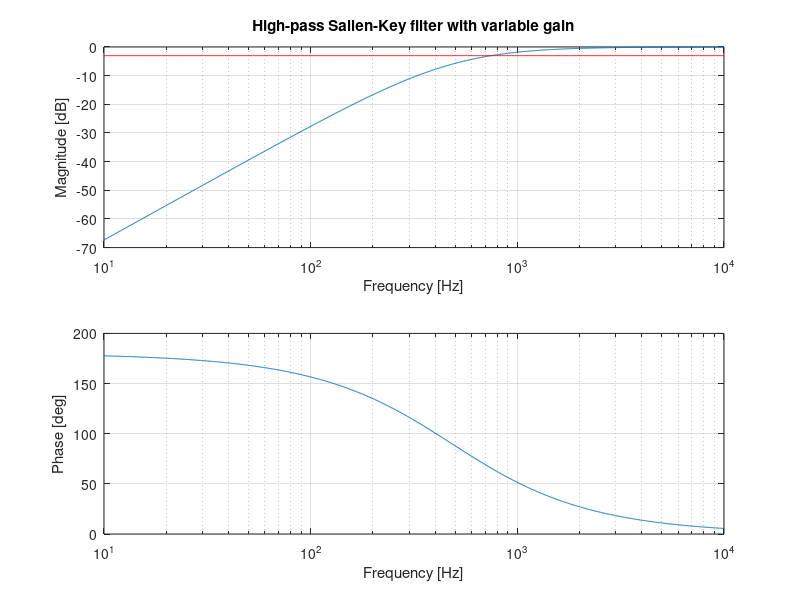

The MATLAB script that drew this image:
%% Sallen-Key Highpass filter with variable Q
close all; clear all; clc;

R1 = 3.3e+03;
R2 = 3.3e+03;
R3 = 1e+03;
R4 = 0;     % =0; eliminates the negative voltage divider feedback
C1 = 100e-09;
C2 = 100e-09;

%% Fixed Q; Voltage follower configuration
% A = [-1/R1/C1, (1/R2-1/R1)/C1;
%     -1/R1/C2, -1/R1/C2];
% %
% B = [1/R2/C1;
%     1/R1/C2];
% %
% C = [-1,-1];
% %
% D = 1;

%% Variable Q; Voltage divider on inverting input
A = [(-1/R1+R4/R3/R2)/C1, (1/R2-1/R1+R4/R3/R2)/C1;
    -1/R1/C2, -1/R1/C2];
%
B = [(1/R2-R4/R3/R2)/C1;
    1/R1/C2];
%
C = (1+R4/R3)*[-1, -1];
%
D = (1+R4/R3);

%%
f = logspace(1,4,1000);
sys = ss(A,B,C,D);
[mag,ph] = bode(sys,2*pi*f);
%
figure;
%
subplot(211); semilogx(f,20*log10(mag(:))); grid; hold on;
semilogx(f,(max(20*log10(mag(:)))-3)*ones(1,length(f)),'-r');
title('High-pass Sallen-Key filter with variable gain');
xlabel('Frequency [Hz]');
ylabel('Magnitude [dB]');
%
subplot(212); semilogx(f,ph(:)); grid;
xlabel('Frequency [Hz]');
ylabel('Phase [deg]');